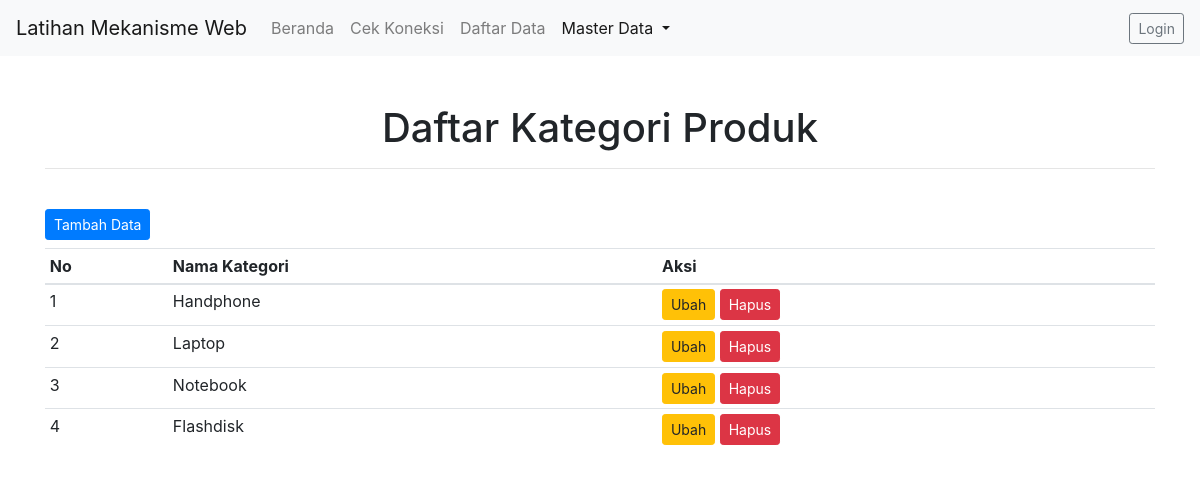
The app's page /views/kategori_produk/index.php with its own data.
### tables this page shows
CREATE TABLE `kategori_produk` (
  `id_kategori` int(15) NOT NULL,
  `nama_kategori` varchar(255) NOT NULL
);

### controller/koneksi.php (called while the page is built, shortened)
<?php
$url = 'http://dts.qodr/crud-tugas-vsga-master';

### views/kategori_produk/index.php (the view, shortened to what this page needs)
<?php
	require_once '../../controller/koneksi.php';
	$query = "SELECT * FROM kategori_produk;";
	$results =  mysqli_query($conn, $query);
?>
<!DOCTYPE html>
<html lang="en">
<head>
	<link rel="stylesheet" href="<?= $url; ?>/assets/css/bootstrap.min.css" />
</head>
<body>
	<nav class="navbar navbar-expand-lg navbar-light bg-light">
	  <a class="navbar-brand" href="<?= $url; ?>">Latihan Mekanisme Web</a>
	  <div class="collapse navbar-collapse" id="navbarSupportedContent">
	    <ul class="navbar-nav mr-auto">
	      <li class="nav-item">
	        <a class="nav-link" href="<?= $url; ?>">Beranda</a>
	      </li>
	      <li class="nav-item">
	        <a class="nav-link" href="<?= $url; ?>/controller/koneksi.php">Cek Koneksi</a>
	      </li>
	      <li class="nav-item">
	        <a class="nav-link" href="#">Daftar Data</a>
	      </li>
	      <li class="nav-item dropdown active">
	        <a class="nav-link dropdown-toggle" href="#" id="navbarDropdown" role="button" data-toggle="dropdown" aria-haspopup="true" aria-expanded="false">
	          Master Data
	        </a>
	      </li>
	    </ul>
	    <div class="my-2 my-lg-0">
	    	<button class="btn btn-sm btn-outline-secondary">Login</button>
	    </div>
	  </div>
	</nav>
	<div class="container pt-5">
		<h1> <center>Daftar Kategori Produk</center></h1>
		<hr /> <br />
		<a class="btn btn-sm btn-primary" href="add.php">Tambah Data</a>
		<table class="table table-sm table-hover mt-2">
			<thead>
				<tr>
					<th>No</th>
					<th>Nama Kategori</th>
					<th>Aksi</th>
				</tr>
			</thead>
			<tbody>
				<?php
					if($results->num_rows === 0 ){ ?>
						<tr>
							<td colspan="3">
								<h5 class="text-center">Data Kosong!</h5>
							</td>
						</tr>
					<?php
						exit();
					}else {
						foreach ($results as $i => $result) { ?>
							<tr>
								<td><?= ++$i; ?></td>
								<td><?= $result['nama_kategori'];?></td>
								<td>
									<a class="btn btn-sm btn-warning" href="edit.php?id_kategori=<?= $result['id_kategori']; ?>">Ubah</a>
									<a class="btn btn-sm btn-danger" href="<?= $url; ?>/controller/kategori_produk/delete.php?id_kategori=<?= $result['id_kategori']; ?>">Hapus</a>
								</td>
							</tr>
					<?php	}
					} ?>
			</tbody>
		</table>
	</div>
</body>
</html>

### records on screen
kategori_produk: nama_kategori "Handphone"
kategori_produk: nama_kategori "Laptop"
kategori_produk: nama_kategori "Notebook"
kategori_produk: nama_kategori "Flashdisk"
